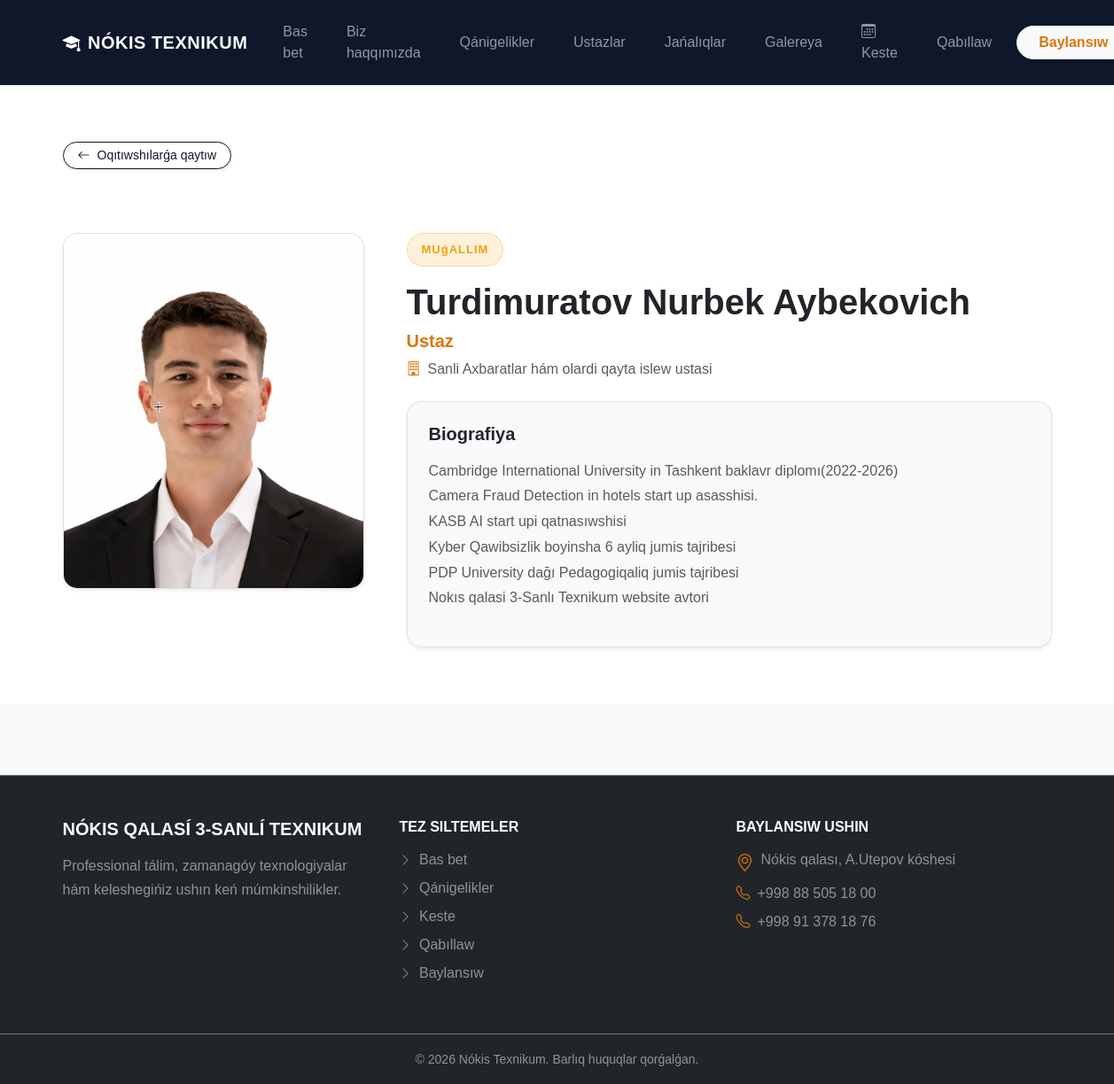
The page /teachers/1/ on the database its author committed.
### teachers/models.py (models this page shows, shortened)
class Teacher(models.Model):
    full_name = models.CharField(max_length=255)
    position = models.CharField(
        max_length=255,
        blank=True
    )
    department = models.CharField(
        max_length=255,
        blank=True
    )
    biography = models.TextField(
        blank=True
    )
    photo = models.ImageField(
        upload_to="teachers/",
        blank=True,
        null=True
    )
    is_active = models.BooleanField(
        default=True
    )
    created_at = models.DateTimeField(
        auto_now_add=True
    )
    class Meta:
        ordering = ["full_name"]

### teachers/views.py (the view)
def teacher_detail(request, pk):
    teacher = get_object_or_404(
        Teacher,
        pk=pk,
        is_active=True
    )
    return render(
        request,
        "teachers/detail.html",
        {
            "teacher": teacher
        }
    )

### teachers/templates/teachers/detail.html (shortened to what this page needs)
{% extends "base.html" %}
{% block content %}
<section class="py-5 bg-white">
    <div class="container py-3">
        <div class="mb-4">
            <a
                href="{% url 'teacher_list' %}"
                class="btn btn-outline-primary btn-sm rounded-pill px-3 shadow-sm d-inline-flex align-items-center gap-2 text-decoration-none"
            >
                <i class="bi bi-arrow-left"></i>
                <span>Oqıtıwshılarǵa qaytıw</span>
            </a>
        </div>
        <div class="row mt-4 align-items-start g-5">
            <div class="col-lg-4 text-center">
                {% if teacher.photo %}
                <div class="overflow-hidden rounded-4 shadow-sm border bg-white">
                    <img
                        src="{{ teacher.photo.url }}"
                        class="img-fluid w-100 teacher-detail-photo"
                        alt="{{ teacher.full_name }}"
                        style="max-height: 400px; object-fit: cover;"
                    >
                </div>
                {% else %}
                <div class="teacher-detail-placeholder border rounded-4 bg-light d-flex align-items-center justify-content-center shadow-sm" style="height: 350px;">
                    <i class="bi bi-person text-primary display-1"></i>
                </div>
                {% endif %}
            </div>
            <div class="col-lg-8">
                <span class="hero-badge mb-2 d-inline-block">
                    MUǵALLIM
                </span>
                <h1 class="fw-bold display-6 text-dark mt-2 mb-2">
                    {{ teacher.full_name }}
                </h1>
                {% if teacher.position %}
                <h5 class="text-primary fw-semibold fs-5 mb-2">
                    {{ teacher.position }}
                </h5>
                {% endif %}
                {% if teacher.department %}
                <p class="text-muted d-flex align-items-center gap-2 mb-4">
                    <i class="bi bi-building text-primary"></i>
                    <span>{{ teacher.department }}</span>
                </p>
                {% endif %}
                {% if teacher.biography %}
                <div class="mt-4 p-4 bg-light border rounded-4 shadow-sm">
                    <h4 class="fw-bold fs-5 text-dark mb-3">
                        Biografiya
                    </h4>
                    <div class="text-muted" style="line-height: 1.8;">
                        {{ teacher.biography|linebreaks }}
                    </div>
                </div>
                {% endif %}
            </div>
        </div>
    </div>
</section>
{% endblock %}

### static/css/style.css (style rules this page uses)
body { font-family: Arial, sans-serif; background-color: #f8fafc; overflow-x: hidden; color: #334155; }
.text-primary { color: #d97706 !important; }
.btn-outline-primary { color: #0f172a !important; border-color: #0f172a !important; }
.teacher-photo, .teacher-detail-photo { width: 100%; object-fit: cover; transition: transform 0.5s ease; }
.teacher-detail-photo { height: 400px; max-width: 350px; }
.hero-badge { display: inline-block; padding: 8px 16px; border-radius: 30px; background: rgba(245, 158, 11, 0.15); color: #f59e0b; font-size: 13px; font-weight: 700; letter-spacing: 1px; border: 1px solid rgba(245, 158, 11, 0.3); }

### rows shown on the page
Teacher: photo (picture), full_name "Turdimuratov Nurbek Aybekovich", position "Ustaz", department "Sanli Axbaratlar hám olardi qayta islew ustasi", biography "Cambridge International University in Tashkent baklavr diplomı(2022-2026) Camera Fraud Detection in hotels start up asasshisi. KASB AI start upi qatnasıwshisi Kyber Qawibsizlik boyinsha 6 ayliq jumis tajribesi PDP University dağı Pedagogiqaliq jumis tajribesi Nokıs qalasi 3-Sanlı Texnikum website avtori"
